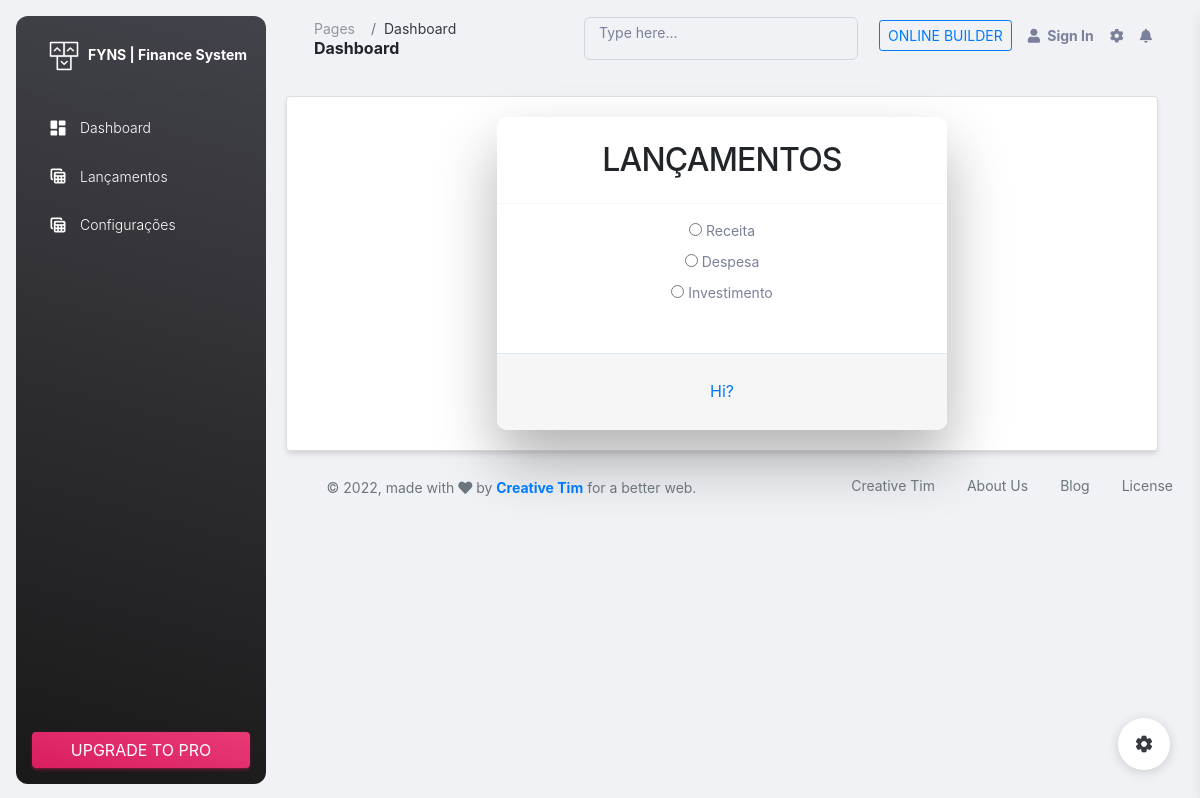
Screenshot of /index.php/dashboard/lancamentos with the database file from the repository.
### tables this page shows
CREATE TABLE IF NOT EXISTS `lancamentos_tipo` (
  `id` int(11) NOT NULL AUTO_INCREMENT,
  `nome` varchar(100) NOT NULL,
  PRIMARY KEY (`id`)
);

### application/controllers/Dashboard.php (called while the page is built, shortened)
<?php
class Dashboard extends CI_Controller {
    public function __construct() {
        $this->load->model('login_model');
        $this->load->model('dashboard_model');
    }
    public function lancamentos(){
        $data['bancos'] = $this->dashboard_model->get_bancos();
        $data['lancamentos_tipo'] = $this->dashboard_model->get_lancamentosTipo();
        $data['categoria_lancamentos'] = $this->dashboard_model->get_categoria_lancamentos();
        $data['categorias_despesas'] = $this->dashboard_model->get_categoria_despesas();
        $data['categorias_receitas'] = $this->dashboard_model->get_categoria_receitas();
        $this->load->view('includes/dashboard_header');
        $this->load->view('dashboard/pages/lancamento.php', $data);
        $this->load->view('includes/dashboard_footer.php');
        $this->load->view('includes/html_footer_full.php');
    }
}
?>

### index.php (called while the page is built, shortened)
<?php
require_once BASEPATH.'core/CodeIgniter.php';

### application/models/Dashboard_model.php (called while the page is built, shortened)
<?php
class Dashboard_model extends CI_Model {
    public function get_bancos(){
        $this->db->from('bancos');
        $dados = $this->db->get()->result();
        return $dados;
    }
    public function get_categoria_lancamentos(){
        $this->db->from('categoria_lancamentos');
        $this->db->where('id >', 0);
        $dados = $this->db->get()->result();
        return $dados;
    }
    public function get_categoria_despesas(){
        $this->db->from('categoria_despesas');
        $this->db->where('id >', 0);
        $dados = $this->db->get()->result();
        return $dados;
    }
    public function get_categoria_receitas(){
        $this->db->from('categoria_receitas');
        $dados = $this->db->get()->result();
        return $dados;
    }
    public function get_lancamentosTipo(){
        $this->db->from('lancamentos_tipo');
        $dados = $this->db->get()->result();
        return $dados;
    }
}

### application/views/dashboard/pages/lancamento.php (the view, shortened to what this page needs)
<link href="//maxcdn.bootstrapcdn.com/bootstrap/4.0.0/css/bootstrap.min.css" rel="stylesheet" id="bootstrap-css">
<div class="container-fluid py-4">
      <div class="row mb-4">
      <div id="" class="row">
      <div class="col-md-12">
        <div class="card">
          <div class="wrapper fadeInDown">
            <div id="formContent">
              <div class="fadeIn first">
                <br>
                <h2>Lançamentos</h6>
              </div>
              <hr>
              <div>
                <div class="form-group login-group-checkbox fadeIn second">
                  <?php
                  foreach ($lancamentos_tipo as $lancamento_tipo){
                    echo '<input type="radio" class="" name="lancamento_tipo" id="'.$lancamento_tipo->nome.'" placeholder="'.$lancamento_tipo->nome.'" value="'.$lancamento_tipo->id.'" onclick="ocultar()">';
                    echo '<label class="underlineHover" for="'.$lancamento_tipo->nome.'" >'.$lancamento_tipo->nome.'</label>';
                    echo '<br>';
                  }
                  ?>
                </div>
                <br>
              </div>
              <div id="formFooter">
                <a class="underlineHover" href="#">Hi?</a>
              </div>
            </div>
          </div>
        </div>
      </div>
      </div>

### application/views/dashboard/pages/lancamento.php (style rules this page uses)
html { background-color: #56baed; }
body { font-family: "Poppins", sans-serif; height: 100vh; }
a { color: #92badd; display:inline-block; text-decoration: none; font-weight: 400; }
h2 { text-align: center; font-size: 16px; font-weight: 600; text-transform: uppercase; display:inline-block; margin: 40px 8px 10px 8px; color: #cccccc; }
.wrapper { display: flex; align-items: center; flex-direction: column; justify-content: center; width: 100%; min-height: 100%; padding: 20px; }
#formContent { -webkit-border-radius: 10px 10px 10px 10px; border-radius: 10px 10px 10px 10px; background: #fff; padding: 30px; width: 90%; max-width: 450px; position: relative; padding: 0px; -webkit-box-shadow: 0 30px 60px 0 rgba(0,0,0,0.3); box-shadow: 0 30px 60px 0 rgba(0,0,0,0.3); text-align: center; }
#formFooter { background-color: #f6f6f6; border-top: 1px solid #dce8f1; padding: 25px; text-align: center; -webkit-border-radius: 0 0 10px 10px; border-radius: 0 0 10px 10px; }
.fadeInDown { -webkit-animation-name: fadeInDown; animation-name: fadeInDown; -webkit-animation-duration: 1s; animation-duration: 1s; -webkit-animation-fill-mode: both; animation-fill-mode: both; }
.fadeIn { opacity:0; -webkit-animation:fadeIn ease-in 1; -moz-animation:fadeIn ease-in 1; animation:fadeIn ease-in 1; -webkit-animation-fill-mode:forwards; -moz-animation-fill-mode:forwards; animation-fill-mode:forwards; -webkit-animation-duration:1s; -moz-animation-duration:1s; animation-duration:1s; }
.fadeIn.first { -webkit-animation-delay: 0.4s; -moz-animation-delay: 0.4s; animation-delay: 0.4s; }
.fadeIn.second { -webkit-animation-delay: 0.6s; -moz-animation-delay: 0.6s; animation-delay: 0.6s; }
.underlineHover:after { display: block; left: 0; bottom: -10px; width: 0; height: 2px; background-color: #56baed; content: ""; transition: width 0.2s; }

### rows the page displays
lancamentos_tipo: nome "Receita"
lancamentos_tipo: nome "Despesa"
lancamentos_tipo: nome "Investimento"
